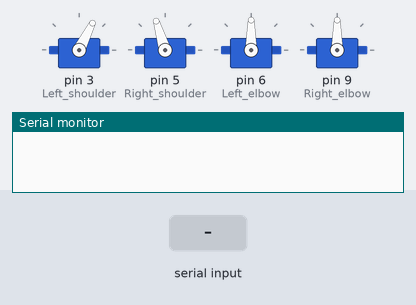
Recording of a sketch running on a simulated Arduino Uno, built with avr-gcc and run on an emulated ATmega328P. Shown: 4 × servo, the last lines printed to the serial monitor. The test bench sets the inputs (shaded band).

Above: at 1.2 s.
1.3 s: "1" received over Serial
At 2.72 s:
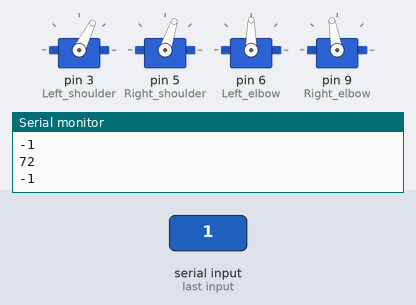
4.3 s: "2" received over Serial
At 5.5 s:
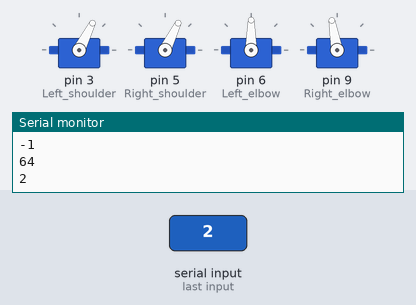
5.8 s: "3" received over Serial
At 7.16 s:
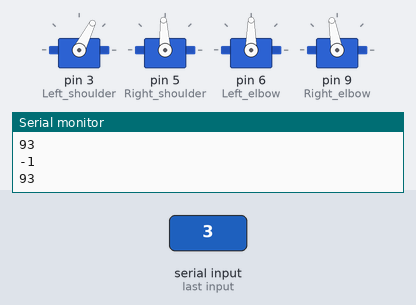
8.8 s: "4" received over Serial
At 9.1 s:
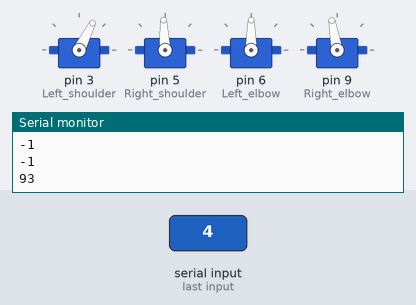
10.3 s: "2" received over Serial
At 17.3 s:
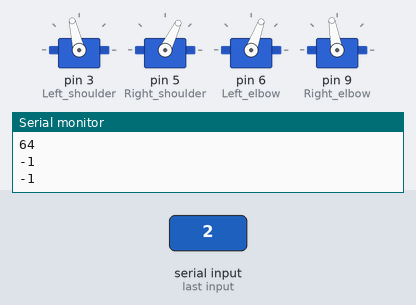
Timing chart, 0 to 22.8 s (numbered marks = the images above; inputs shaded):
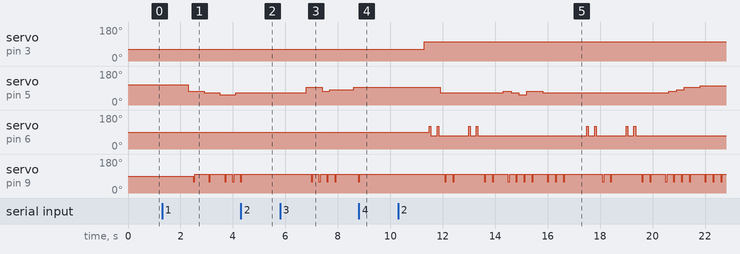

Measured:
- after the input at 1.3 s, servo on pin 5 (Right_shoulder): 107° → 72° after 1.0 s, → 64° 0.60 s later, → 55° 0.60 s later, → 64° 0.60 s later
- after the input at 4.3 s, servo on pin 5 (Right_shoulder): stops changing and stays 64°; servo on pin 9 (Right_elbow): goes on until 4.3 s, then stays 100°
- after the input at 5.8 s, servo on pin 5 (Right_shoulder): 64° → 93° after 1.0 s, → 72° 0.60 s later, → 82° 0.30 s later, → 93° 0.90 s later; servo on pin 9 (Right_elbow): goes 3 × (60° 0.06 s, 100° 0.24 s), 60° 0.06 s, 100° 0.84 s, then 60°, starting after 1.2 s
- after the input at 8.8 s, servo on pin 5 (Right_shoulder): stays 93° (without the input it goes to 72° after 0.40 s); servo on pin 9 (Right_elbow): goes on until 8.8 s, then stays 100°
- after the input at 10.3 s, servo on pin 3 (Left_shoulder): 63° → 103° after 1.0 s; servo on pin 5 (Right_shoulder): 93° → 64° after 1.6 s, → 72° 2.4 s later, → 64° 0.30 s later, → 55° 0.30 s later, … (10 changes in this stretch)

The sketch:

MusicPlayerRobot.ino
```cpp
#include "Servo.h"

Servo Left_shoulder,Right_shoulder,Left_elbow,Right_elbow;
//1-Taab Taab:
int music1[] = {10, -1, 9, -1, 8, 8, 9, -1, 10, 9, 10, 9, 8, 8, 9, -1, -1, 3, -1, 2, -1, 1, 1, 2, -1, 3, 2, 3, 2,1,1, 2};
//2-Khoneye MaadarBozorge:
int music2[] = {6, 6, 9, 9, -1, 6, 6, 9, 9, -1, 10, 9, 8, 10, -1, 9, 9, 9, -1, -1, 6, 6, 9, 9, -1, 6, 6, 9, 9, -1, 9, 10, 11, 12, -1, 13, 13, 13, -1, -1};
//3-Tavalodet Mobarak Shad:
int music3[] = {12, 12, 10, 11, -1, -1, 12, 12, 10, 11, -1, -1, 12, 12, 10, 12, 12, 10, 12, 12, 10, 11, -1, -1, 11, 11, 9, 10, -1, -1, 11, 11, 9, 10, -1, -1, 11, 11, 9, 11, 11, 9, 11, 11, 9, 10, -1, -1};
//4-Barf:
int music4[] = {10, 13, 10, 13, -1, 10, 10, 13, -1, 10, 11, 12, 13, -1, 14, 13, 12, -1, 10, 13, 10, 13, -1, 10, 10, 13, -1, 10, 11,12, 13, -1, 14, 14, 14,-1,-1};
//5-Khoshhal o Shad o Khandan:
int music5[] = {9,-1,-1,11,-1,-1,10,-1,11,10,-1,-1,9,-1,-1,11,-1,-1,10,-1,9,-1,-1,11,-1,-1,10,-1,-1,9,10,-1,-1,11,-1,-1,12,-1,-1,13,-1,-1};
//6-Tavalodet Mobarak:
int music6[] = {10,10,7,-1,10,10,7,-1,10,10,7,7,8,9,8,-1,10,10,8,-1,10,10,8,-1,10,10,9,9,8,8,7,-1,-1};
char angle[] = {53,60,67,73,83,93,103,45,55,64,72,82,93,103,112};
int *music;

void setup()
{
  Left_shoulder.attach(3);
  Right_shoulder.attach(5);
  Left_elbow.attach(6);
  Right_elbow.attach(9);
  Left_shoulder.write(63);
  Right_shoulder.write(107);
  Left_elbow.write(90);
  Right_elbow.write(90);
  Serial.begin(9600);

}

void loop() {
    int musicId = Read_Serial();
    int note_size ;
    if(musicId !=-1){
      if(musicId == 1){
        note_size = sizeof(music1)/sizeof(music1[0]);
        music = music1;
      }
      else if(musicId == 2){
        note_size = sizeof(music2)/sizeof(music2[0]);
        music = music2;
      }
      else if(musicId == 3){
        note_size = sizeof(music3)/sizeof(music3[0]);
        music = music3;
      }
      else if(musicId == 4){
        note_size = sizeof(music4)/sizeof(music4[0]);
        music = music4;
      }
      else if(musicId == 5){
        note_size = sizeof(music5)/sizeof(music5[0]);
        music = music5;
      }
      else if(musicId == 6){
        note_size = sizeof(music6)/sizeof(music6[0]);
        music = music6;
      }

      for(int i = 0;i<note_size;i++){
          int musicId = Read_Serial();
          Serial.println(musicId);
          if(musicId !=-1)
            break;
          else{
              if(music[i] == -1){
                delay(300);
              }else if(music[i]<7){
                 Left_shoulder.write(angle[music[i]]);
                 Serial.println(Left_shoulder.read());
                 delay(120);
                Left_elbow_shake();
             }else if(music[i]>=7){
                 Right_shoulder.write(angle[music[i]]);
                 Serial.println(Right_shoulder.read());
                 delay(120);
                 Right_elbow_shake();
              }
         }
      }
    }
 }

int Read_Serial(){
   if (Serial.available() > 0) {
     String incomingString = Serial.readString();
     if(incomingString == "1")
        return 1;
     else if(incomingString == "2")
        return 2;
     else if(incomingString == "3")
        return 3;
     else if(incomingString == "4")
        return 4;
     else if(incomingString == "5")
        return 5;
     else if(incomingString == "6")
        return 6;
     else
        return 0;
   }
   else
      return -1;
 }
void Left_elbow_shake(){
  delay(60);
  Left_elbow.write(120); //down
  delay(60);
  Left_elbow.write(70); //up
  delay(60);
}
void Right_elbow_shake(){
  delay(60);
  Right_elbow.write(60); //down
  delay(60);
  Right_elbow.write(100); //up
  delay(60);
}
```
